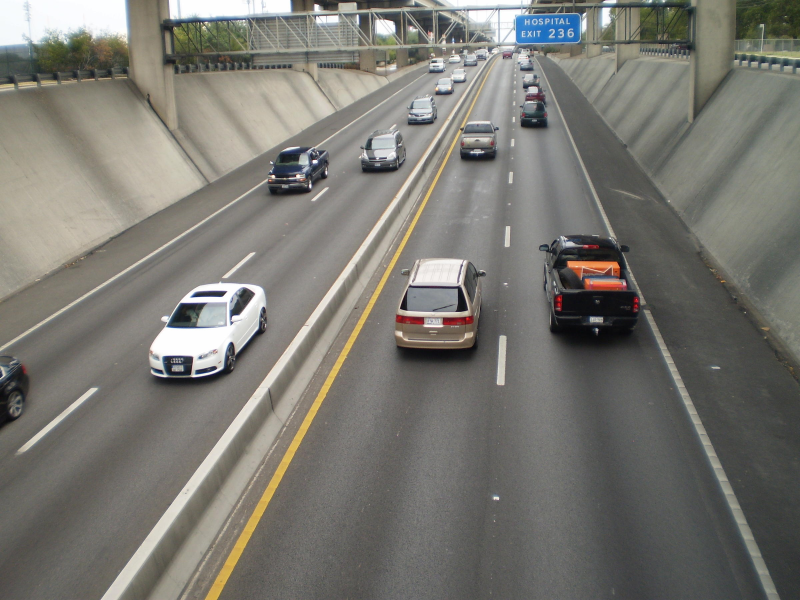
#> input picture pruebas2.jpg, 2400 x 1800 px (shown at 1/3 size)
$ python test9.py
#> lines starting #> are read from the running program, lines starting #| are printed output that depends on the picture
import cv2
import imutils
import numpy as np


frame = cv2.imread('pruebas2.jpg')
#> frame is the input picture: shape (1800, 2400, 3); mean B, G, R 113.7, 120.1, 121.7
frame = imutils.resize(frame, width=960,height=720)
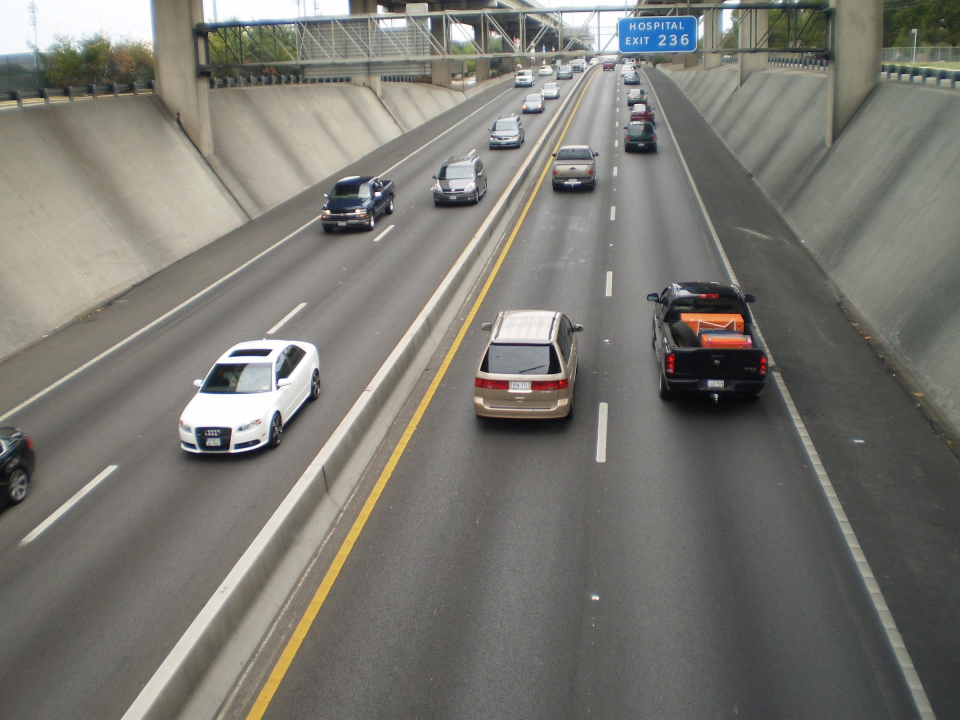
#> frame: shape (720, 960, 3); mean B, G, R 113.8, 120.1, 121.7
print(frame.shape[0:2])
#| (720, 960)
area_pts = np.array([[190, 120],[230, 120],[230, 150], [190, 150]])
area_pts2 = np.array([[240, 120],[280, 120],[280, 150], [240, 150]])
img_aux = np.zeros(shape=(720, 960), dtype=np.uint8)
img_aux = cv2.drawContours(img_aux, [area_pts2], -1, (255), -1)
image_area = cv2.bitwise_and(frame, frame, mask=img_aux) #esta
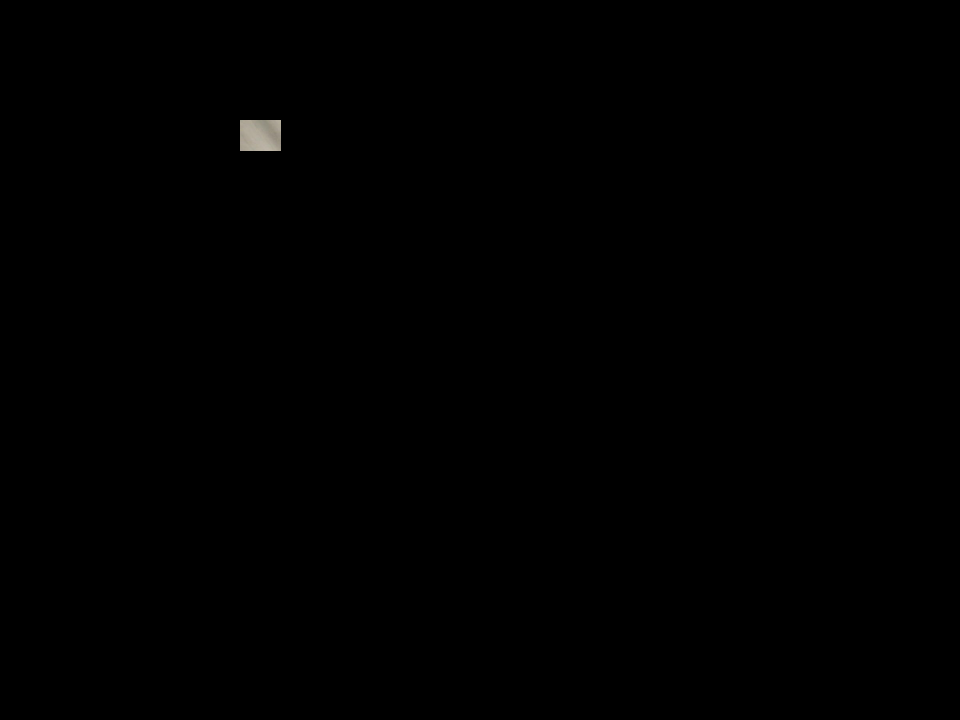
#> image_area: shape (720, 960, 3); mean B, G, R 0.3, 0.3, 0.3
cv2.imshow('template', image_area)
cv2.waitKey(0)
cv2.destroyAllWindows()
